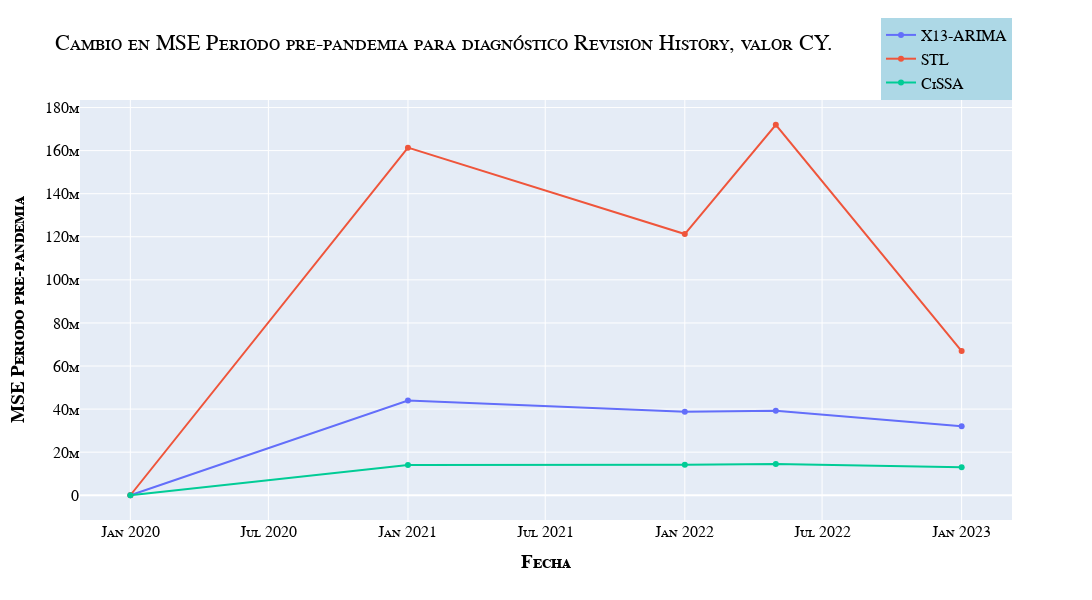

Source (notebook cell):
### Code cell
x13 = pd.read_csv(rt+"/X13Model_out20220501/CY.csv")
stl = pd.read_csv(rt+"/STLModel_out20220501/CY.csv")
cissa = pd.read_csv(rt+"/CiSSAModel_out20220501/CY.csv")
fig = go.Figure()
fig.add_trace(go.Scatter(x=x13['ds'], y=x13.iloc[:,1], name="X13-ARIMA"))
fig.add_trace(go.Scatter(x=stl['ds'], y=stl.iloc[:,1], name="STL"))
fig.add_trace(go.Scatter(x=cissa['ds'], y=cissa.iloc[:,1], name="CiSSA"))
fig.update_layout(
    title="Cambio en MSE Periodo pre-pandemia para diagnóstico Revision History, valor CY.",
    yaxis_title="<b>MSE Periodo pre-pandemia</b>",
    )
fig.update_layout(**generic_layouts)
fig

### Figure 1 — Plotly figure (JSON) as saved in the notebook; plotly's stock layout.template omitted (floating-point values rounded to 4 significant figures)
{"data": [{"name": "X13-ARIMA", "type": "scatter", "x": ["2020-01-01", "2021-01-01", "2022-01-01", "2022-05-01", "2023-01-01"], "y": [0, 4.402e-05, 3.873e-05, 3.923e-05, 3.208e-05]}, {"name": "STL", "type": "scatter", "x": ["2020-01-01", "2021-01-01", "2022-01-01", "2022-05-01", "2023-01-01"], "y": [0, 0.0001614, 0.0001213, 0.000172, 6.694e-05]}, {"name": "CiSSA", "type": "scatter", "x": ["2020-01-01", "2021-01-01", "2022-01-01", "2022-05-01", "2023-01-01"], "y": [0, 1.405e-05, 1.419e-05, 1.446e-05, 1.305e-05]}], "layout": {"font": {"color": "Black", "family": "Courier New, monospace", "size": 16, "variant": "small-caps"}, "height": 600, "legend": {"bgcolor": "LightBlue", "x": 1, "xanchor": "right", "y": 1, "yanchor": "bottom"}, "title": {"text": "Cambio en MSE Periodo pre-pandemia para diagnóstico Revision History, valor CY."}, "width": 1200, "xaxis": {"title": {"text": "<b>Fecha</b>"}}, "yaxis": {"title": {"text": "<b>MSE Periodo pre-pandemia</b>"}}}}
